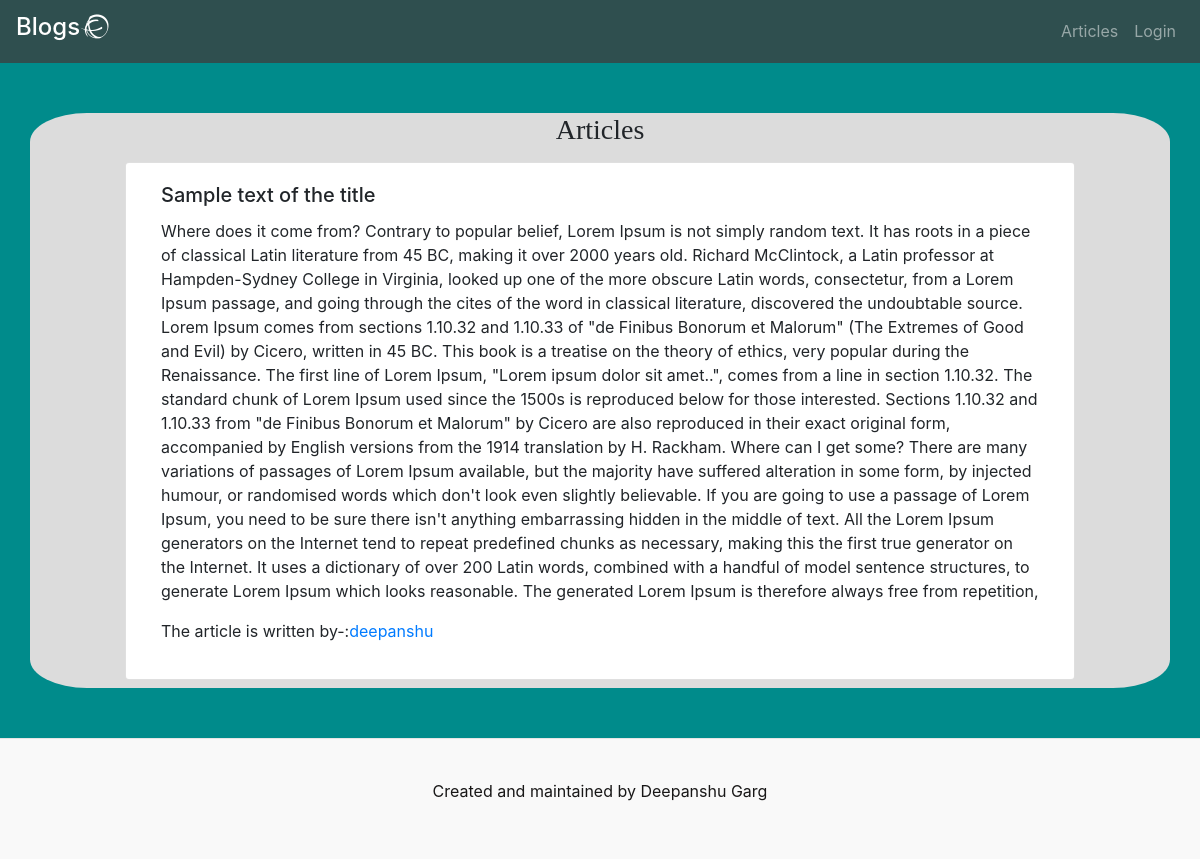
The app's page /author/article/deepanshu with its own data.
### main/models.py (models this page shows, shortened)
class Article(models.Model):
    title = models.CharField(max_length = 100,null=False,blank=False,default="",validators=[MinLengthValidator(10),MaxLengthValidator(100)])
    body = models.CharField(max_length = 2000,validators=[MinLengthValidator(500)])
    author = models.ForeignKey('Author',on_delete=models.CASCADE)

class Author(models.Model):
    name = models.CharField(max_length = 200)
    def __str__(self):
        return self.name

### main/views.py (the view)
# urls.py: path('author/article/<str:name>',views.specificArticleAuthor),
def specificArticleAuthor(request,name):
    author = models.Author.objects.get(name = name)
    print(author)
    article = author.article_set.all()
    context = {
        'models' : article
    }
    return render(request,'nameArticle.html',context = context)

### templates/nameArticle.html (shortened to what this page needs)
{% extends 'base.html' %}
{% load static %}
{% block head %}
<link rel="stylesheet" href="https://maxcdn.bootstrapcdn.com/bootstrap/4.0.0/css/bootstrap.min.css">
<link rel="stylesheet" href="{% static 'main/css/style.css' %}">
{% endblock %}
{% block body %}
{% include 'Components/Navbar.html' %}
<div class="container content">
    <h3 class="text-center">Articles</h3>
    <div class="row">
        {% for model in models %}
        <div class="card col-8 offset-2 col-md-10 offset-md-1 my-2">
            <div class="card-body">
            <h5 class="card-title">{{model.title}}</h5>
            <p class="card-text">{{model.body}}</p>
            <p>The article is written by-:<a href="#">{{model.author}}</a></p>
            </div>
        </div>
        {% endfor %}
    </div>
</div>
{% include 'Components/Footer.html' %}
{% endblock %}

### static/main/css/style.css (style rules this page uses)
body { background-color: darkcyan; }
.content { margin-top: 50px; background-color: gainsboro; border-radius: 5%; }
h3 { font-family: cursive; }

### records on screen
Article: title "Sample text of the title", body "Where does it come from? Contrary to popular belief, Lorem Ipsum is not simply random text. It has roots in a piece of classical Latin literature from 45 BC, making it over 2000 years old. Richard McClintock, a Latin professor at Hampden-Sydney College in Virginia, looked up one of the more obscure Latin words, consectetur, from a Lorem Ipsum passage, and going through the cites of the word in classical literature, discovered the undoubtable source. Lorem Ipsum comes from sections 1.10.32 and 1.10.33 of \"de Finibus Bonorum et Malorum\" (The Extremes of Good and Evil) by Cicero, written in 45 BC. This book is a treatise on the theory of ethics, very popular during the Renaissance. The first…", author "deepanshu"
